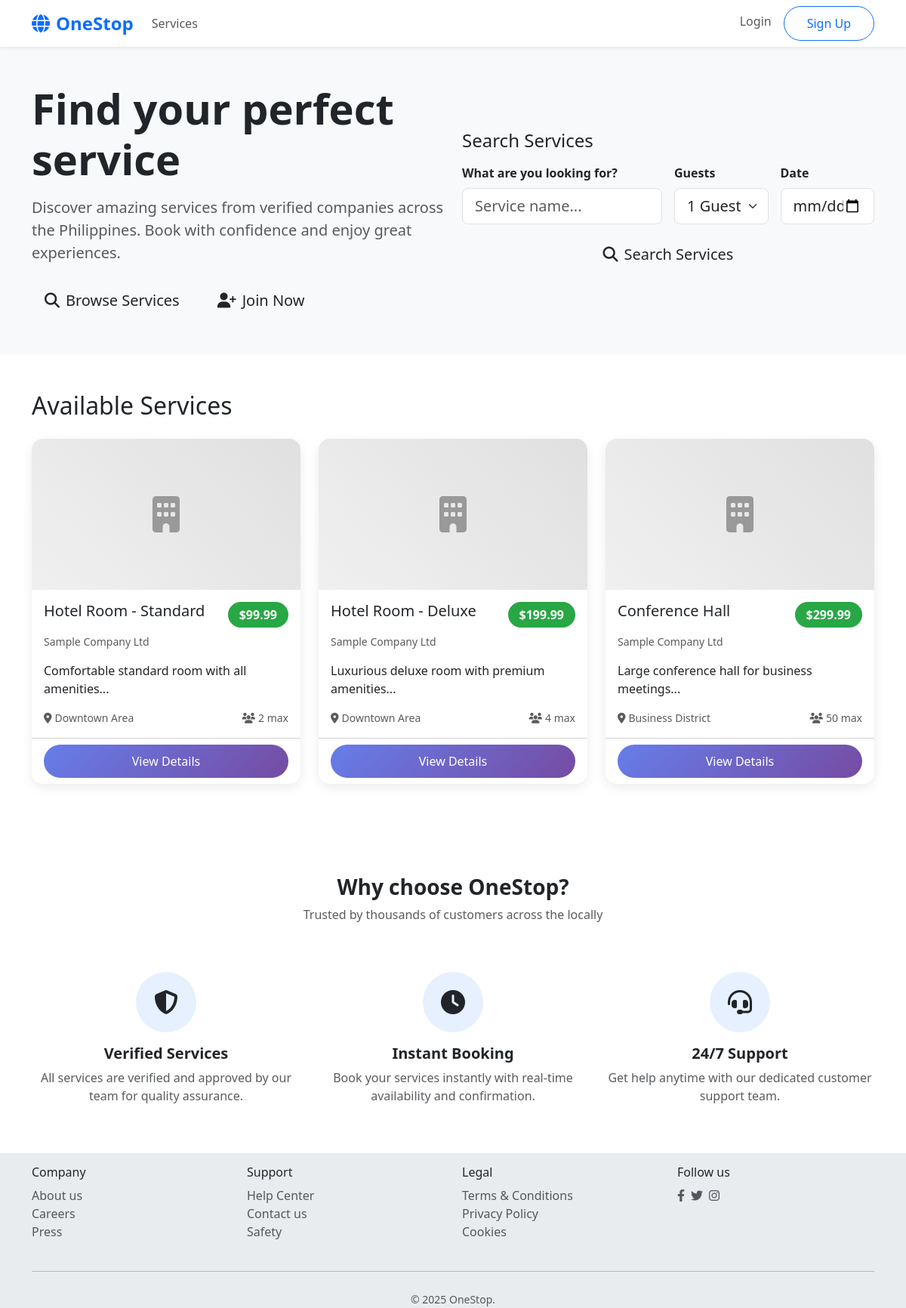
The page / on the database its author committed.
### tables this page shows
CREATE TABLE services(
    id INT AUTO_INCREMENT PRIMARY KEY,
    company_id INT NOT NULL,
    title VARCHAR(200) NOT NULL,
    description TEXT,
    price DECIMAL(10,2) NOT NULL,
    capacity INT DEFAULT 1,
    available_from DATE,
    available_to DATE,
    location VARCHAR(200),
    image_url VARCHAR(500),
    approved TINYINT DEFAULT 0,
    created_at TIMESTAMP DEFAULT CURRENT_TIMESTAMP,
    updated_at TIMESTAMP DEFAULT CURRENT_TIMESTAMP ON UPDATE CURRENT_TIMESTAMP,
    FOREIGN KEY(company_id) REFERENCES companies(id) ON DELETE CASCADE
);

CREATE TABLE companies(
    id INT AUTO_INCREMENT PRIMARY KEY,
    user_id INT NOT NULL,
    name VARCHAR(150) NOT NULL,
    info TEXT,
    address TEXT,
    phone VARCHAR(20),
    approved TINYINT DEFAULT 0,
    created_at TIMESTAMP DEFAULT CURRENT_TIMESTAMP,
    updated_at TIMESTAMP DEFAULT CURRENT_TIMESTAMP ON UPDATE CURRENT_TIMESTAMP,
    FOREIGN KEY(user_id) REFERENCES users(id) ON DELETE CASCADE
);

### includes/session.php (called while the page is built, shortened)
<?php
function isLoggedIn() {
    return isset($_SESSION['user_id']) && isset($_SESSION['role']);
}
?>

### includes/db.php (called while the page is built, shortened)
<?php
function executeQuery($conn, $sql, $params = []) {
    $stmt = $conn->prepare($sql);
    $result = $stmt->execute();
    return $stmt;
}
function fetchAll($conn, $sql, $params = []) {
    $stmt = executeQuery($conn, $sql, $params);
    $result = $stmt->get_result();
    $rows = [];
    while ($row = $result->fetch_assoc()) {
        $rows[] = $row;
    }
    return $rows;
}
?>

### index.php (the view, shortened to what this page needs)
<?php
require_once 'includes/db.php';
require_once 'includes/session.php';
$search = $_GET['search'] ?? '';
$checkin = $_GET['checkin'] ?? '';
$guests = $_GET['guests'] ?? 1;
$whereConditions = ["s.approved = 1"];
$params = [];
$whereClause = implode(' AND ', $whereConditions);
$sql = "SELECT s.*, c.name as company_name, c.address as company_address
        FROM services s
        JOIN companies c ON s.company_id = c.id
        WHERE $whereClause
        ORDER BY s.created_at DESC
        LIMIT 20";
$services = fetchAll($conn, $sql, $params);
?>
<!DOCTYPE html>
<html lang="en">
<head>
    <link href="https://cdn.jsdelivr.net/npm/bootstrap@5.3.1/dist/css/bootstrap.min.css" rel="stylesheet">
    <link href="https://cdnjs.cloudflare.com/ajax/libs/font-awesome/6.4.0/css/all.min.css" rel="stylesheet">
</head>
<body>
    <nav class="navbar navbar-expand-lg navbar-light bg-white shadow-sm">
        <div class="container">
            <a class="navbar-brand text-primary" href="index.php">
                <i class="fas fa-globe me-2"></i>OneStop
            </a>
            <div class="collapse navbar-collapse" id="navbarNav">
                <ul class="navbar-nav me-auto">
                    <li class="nav-item">
                        <a class="nav-link" href="services.php">Services</a>
                    </li>
                </ul>
                <ul class="navbar-nav">
                    <?php if (isLoggedIn()): ?>
                        <li class="nav-item dropdown">
                            <a class="nav-link dropdown-toggle" href="#" id="navbarDropdown" role="button" data-bs-toggle="dropdown">
                                <i class="fas fa-user me-1"></i><?php echo htmlspecialchars($_SESSION['name']); ?>
                            </a>
                            <ul class="dropdown-menu">
                                <li><a class="dropdown-item" href="user/dashboard.php">Dashboard</a></li>
                                <?php if (hasRole('company')): ?>
                                    <li><a class="dropdown-item" href="company/dashboard.php">Company Panel</a></li>
                                <?php endif; ?>
                                <?php if (hasRole('admin')): ?>
                                    <li><a class="dropdown-item" href="admin/dashboard.php">Admin Panel</a></li>
                                <?php endif; ?>
                                <li><hr class="dropdown-divider"></li>
                                <li><a class="dropdown-item" href="auth/logout.php">Logout</a></li>
                            </ul>
                        </li>
                    <?php else: ?>
                        <li class="nav-item">
                            <a class="nav-link" href="auth/login.php">Login</a>
                        </li>
                        <li class="nav-item">
                            <a class="btn btn-outline-primary ms-2" href="auth/register.php">Sign Up</a>
                        </li>
                    <?php endif; ?>
                </ul>
            </div>
        </div>
    </nav>
    <div class="bg-light py-5">
        <div class="container">
            <div class="row align-items-center">
                <div class="col-lg-6">
                    <h1 class="display-4 fw-bold booking-text-orange mb-3">Find your perfect service</h1>
                    <p class="lead text-muted mb-4">Discover amazing services from verified companies across the Philippines. Book with confidence and enjoy great experiences.</p>
                    <div class="d-flex gap-3">
                        <a href="?action=services" class="btn booking-btn-primary btn-lg">
                            <i class="fas fa-search me-2"></i>Browse Services
                        </a>
                        <a href="?action=signup" class="btn booking-btn-secondary btn-lg">
                            <i class="fas fa-user-plus me-2"></i>Join Now
                        </a>
                    </div>
                </div>
                <div class="col-lg-6">
                    <div class="booking-search-box">
                        <h4 class="mb-3">Search Services</h4>
                        <form method="get" action="index.php">
                            <div class="row g-3">
                                <div class="col-md-6">
                                    <label class="form-label fw-semibold">What are you looking for?</label>
                                    <input type="text" class="form-control form-control-lg" name="search" placeholder="Service name..." value="<?php echo htmlspecialchars($search); ?>">
                                </div>
                                <div class="col-md-3">
                                    <label class="form-label fw-semibold">Guests</label>
                                    <select class="form-select form-select-lg" name="guest">
                                       <?php  for($i = 1; $i <= 10; $i++): ?>
                                        <option value="<?php echo $i; ?>" <?php echo $guests == $i ? 'selected' : ''; ?>><?php echo $i; ?> <?php echo $i == 1 ? 'Guest' : 'Guests'; ?></option>
                                    <?php endfor; ?>
                                    </select>
                                </div>
                                <div class="col-md-3">
                                    <label class="form-label fw-semibold">Date</label>
                                    <input type="date" class="form-control form-control-lg" name="checkin" value="<?php echo htmlspecialchars($checkin); ?>">
                                </div>
                            </div>
                            <div class="mt-3">
                                <button type="submit" class="btn booking-btn-primary btn-lg w-100">
                                    <i class="fas fa-search me-2"></i>Search Services
                                </button>
                            </div>
                        </form>
                    </div>
                </div>
            </div>
        </div>
    </div>
        <div class="container my-5">
        <div class="row">
            <div class="col-12">
                <h2 class="mb-4">Available Services</h2>
            </div>
        </div>
        <div class="row">
            <?php if (empty($services)): ?>
                <div class="col-12 text-center py-5">
                    <i class="fas fa-search fa-3x text-muted mb-3"></i>
                    <h4 class="text-muted">No services found</h4>
                    <p class="text-muted">Try adjusting your search criteria</p>
                </div>
            <?php else: ?>
                <?php foreach ($services as $service): ?>
                    <div class="col-lg-4 col-md-6 mb-4">
                        <div class="card service-card h-100">
                            <div class="service-image">
                                <i class="fas fa-building"></i>
                            </div>
                            <div class="card-body">
                                <div class="d-flex justify-content-between align-items-start mb-2">
                                    <h5 class="card-title"><?php echo htmlspecialchars($service['title']); ?></h5>
                                    <span class="price-tag">$<?php echo number_format($service['price'], 2); ?></span>
                                </div>
                                <p class="card-text text-muted small"><?php echo htmlspecialchars($service['company_name']); ?></p>
                                <p class="card-text"><?php echo htmlspecialchars(substr($service['description'], 0, 100)); ?>...</p>
                                <div class="d-flex justify-content-between align-items-center">
                                    <small class="text-muted">
                                        <i class="fas fa-map-marker-alt me-1"></i><?php echo htmlspecialchars($service['location']); ?>
                                    </small>
                                    <small class="text-muted">
                                        <i class="fas fa-users me-1"></i><?php echo $service['capacity']; ?> max
                                    </small>
                                </div>
                            </div>
                            <div class="card-footer bg-transparent">
                                <a href="service/view.php?id=<?php echo $service['id']; ?>" class="btn btn-primary w-100">
                                    View Details
                                </a>
                            </div>
                        </div>
                    </div>
                <?php endforeach; ?>
            <?php endif; ?>
        </div>
    </div>
    <div class="py-5">
        <div class="container">
            <div class="row text-center mb-5">
                <div class="col-12">
                    <h2 class="h3 fw-bold booking-text-orange">Why choose OneStop?</h2>
                    <p class="text-muted">Trusted by thousands of customers across the locally</p>
                </div>
            </div>
            <div class="row g-4">
                <div class="col-md-4">
                    <div class="text-center">
                        <div class="bg-primary bg-opacity-10 rounded-circle d-inline-flex align-items-center justify-content-center mb-3" style="width: 80px; height: 80px;">
                            <i class="fas fa-shield-alt fa-2x booking-text-orange"></i>
                        </div>
                        <h5 class="fw-semibold">Verified Services</h5>
                        <p class="text-muted">All services are verified and approved by our team for quality assurance.</p>
                    </div>
                </div>
                <div class="col-md-4">
                    <div class="text-center">
                        <div class="bg-primary bg-opacity-10 rounded-circle d-inline-flex align-items-center justify-content-center mb-3" style="width: 80px; height: 80px;">
                            <i class="fas fa-clock fa-2x booking-text-orange"></i>
                        </div>
                        <h5 class="fw-semibold">Instant Booking</h5>
                        <p class="text-muted">Book your services instantly with real-time availability and confirmation.</p>
                    </div>
                </div>
                <div class="col-md-4">
                    <div class="text-center">
                        <div class="bg-primary bg-opacity-10 rounded-circle d-inline-flex align-items-center justify-content-center mb-3" style="width: 80px; height: 80px;">
                            <i class="fas fa-headset fa-2x booking-text-orange"></i>
                        </div>
                        <h5 class="fw-semibold">24/7 Support</h5>
                        <p class="text-muted">Get help anytime with our dedicated customer support team.</p>
                    </div>
                </div>
            </div>
        </div>
    </div>
 <footer class="booking-footer bg-body-secondary">
        <div class="container">
            <div class="row">
                <div class="col-md-3 mt-3">
                    <h6 class="booking-text-orange">Company</h6>
                    <ul class="list-unstyled">
                        <li><a href="#" class="text-decoration-none text-muted">About us</a></li>
                        <li><a href="#" class="text-decoration-none text-muted">Careers</a></li>
                        <li><a href="#" class="text-decoration-none text-muted">Press</a></li>
                    </ul>
                </div>
                <div class="col-md-3 mt-3">
                    <h6 class="booking-text-orange">Support</h6>
                    <ul class="list-unstyled">
                        <li><a href="#" class="text-decoration-none text-muted">Help Center</a></li>
                        <li><a href="#" class="text-decoration-none text-muted">Contact us</a></li>
                        <li><a href="#" class="text-decoration-none text-muted">Safety</a></li>
                    </ul>
                </div>
                <div class="col-md-3 mt-3">
                    <h6 class="booking-text-orange">Legal</h6>
                    <ul class="list-unstyled">
                        <li><a href="#" class="text-decoration-none text-muted">Terms & Conditions</a></li>
                        <li><a href="#" class="text-decoration-none text-muted">Privacy Policy</a></li>
                        <li><a href="#" class="text-decoration-none text-muted">Cookies</a></li>
                    </ul>
                </div>
                <div class="col-md-3 mt-3">
                    <h6 class="booking-text-orange">Follow us</h6>
                    <div class="d-flex gap-2">
                        <a href="#" class="text-muted"><i class="fab fa-facebook-f"></i></a>
                        <a href="#" class="text-muted"><i class="fab fa-twitter"></i></a>
                        <a href="#" class="text-muted"><i class="fab fa-instagram"></i></a>
                    </div>
                </div>
            </div>
            <hr class="my-4">
            <div class="text-center text-muted">
                <small>&copy; 2025 OneStop.</small>
            </div>
        </div>
    </footer>
</body>
</html>

### index.php (style rules this page uses)
.service-card { border: none; border-radius: 15px; box-shadow: 0 5px 15px rgba(0,0,0,0.08); transition: transform 0.3s ease, box-shadow 0.3s ease; overflow: hidden; }
.service-image { height: 200px; background: linear-gradient(45deg, #f0f0f0, #e0e0e0); display: flex; align-items: center; justify-content: center; font-size: 3rem; color: #999; }
.price-tag { background: #28a745; color: white; padding: 5px 15px; border-radius: 20px; font-weight: bold; }
.navbar-brand { font-weight: bold; font-size: 1.5rem; }
.btn-primary { background: linear-gradient(135deg, #667eea 0%, #764ba2 100%); border: none; border-radius: 25px; padding: 10px 30px; }
.btn-outline-primary { border-radius: 25px; padding: 10px 30px; }

### rows shown on the page
services: title "Hotel Room - Standard", price "99.99", company.name "Sample Company Ltd", description "Comfortable standard room with all amenities", location "Downtown Area", capacity "2"
services: title "Hotel Room - Deluxe", price "199.99", company.name "Sample Company Ltd", description "Luxurious deluxe room with premium amenities", location "Downtown Area", capacity "4"
services: title "Conference Hall", price "299.99", company.name "Sample Company Ltd", description "Large conference hall for business meetings", location "Business District", capacity "50"

### other values the page prints
form field guest "1 Guest"
